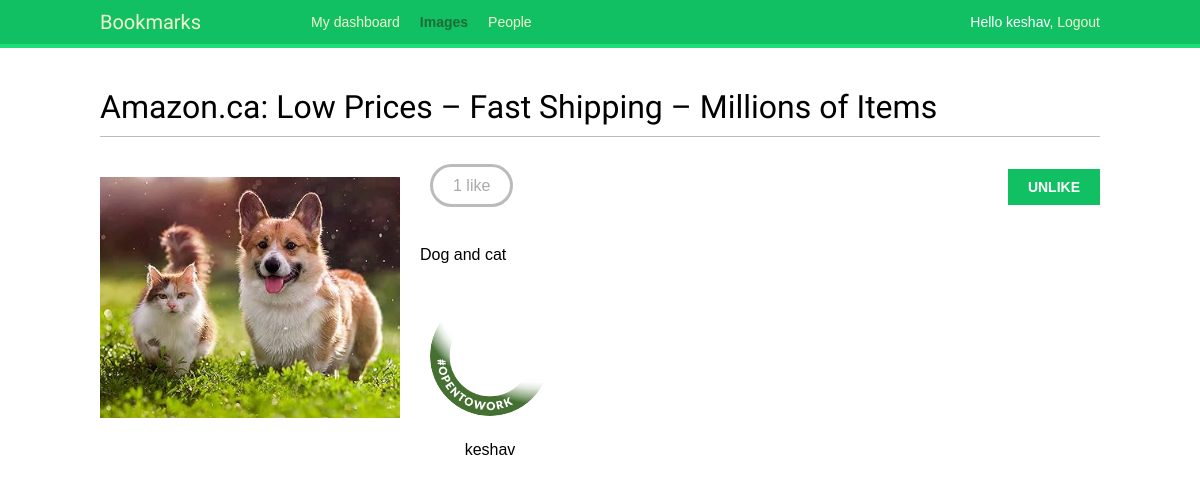
Page /images/detail/4/amazonca-low-prices-fast-shipping-millions-of-items/ (signed in) on the committed database.
### images/models.py (models this page shows, shortened)
class Image(models.Model):
    user = models.ForeignKey(settings.AUTH_USER_MODEL,
                             related_name='images_created',
                             on_delete=models.CASCADE)
    title = models.CharField(max_length=200)
    slug = models.SlugField(max_length=200,blank=True)
    url = models.URLField(max_length=2000)
    image = models.ImageField(upload_to='images/%y/%m/%d/')
    description = models.TextField(blank=True)
    created = models.DateField(auto_now_add=True)
    users_like = models.ManyToManyField(settings.AUTH_USER_MODEL, related_name='images_liked', blank=True)
    class Meta:
        indexes = [
            models.Index(fields=['-created']),
        ]
        ordering = ['-created']

### account/models.py (models this page shows, shortened)
class Profile(models.Model):
    user = models.OneToOneField(settings.AUTH_USER_MODEL,on_delete=models.CASCADE)
    date_of_birth = models.DateField(blank=True, null=True)
    photo = models.ImageField(upload_to='users/%y/%m/%d/',blank=True)

### images/views.py (the view)
# urls.py: path('detail/<int:id>/<slug:slug>/',views.image_detail, name='detail'),
def image_detail(request,id,slug):
    image = get_object_or_404(Image,id=id,slug=slug)
    return render(request, 'images/image/detail.html',{
        'section': 'images',
        'image': image
    })

### images/templates/images/image/detail.html (shortened to what this page needs)
{% extends "base.html" %}
{% block content %}
    <h1>{{ image.title }}</h1>
    {% load thumbnail %}
    <a href="{{image.image.url}}">
        <img src="{% thumbnail image.image 300x0 %}" class="image-detail">
    </a>
    {% with total_likes=image.users_like.count users_like=image.users_like.all %}
        <div class="image-info">
            <div>
                <span class="count">
                <span class="total">{{ total_likes }}</span>
                like{{ total_likes|pluralize }}
                </span>
                <a href="#" data-id="{{ image.id }}" data-action="{% if request.user in users_like %}un{% endif %}like" class="like button">
                     {% if request.user not in users_like %}
                        Like
                     {% else %}
                         Unlike
                     {% endif %}
                </a>
            </div>
            {{ image.description|linebreaks }}
        </div>
        <div class="image-likes">
            {% for user in image.users_like.all %}
                <div>
                    {% if user.profile.photo %}
                        <img src="{{ user.profile.photo.url }}">
                    {% endif %}
                    <p>{{ user.first_name }}</p>
                </div>
                {% empty %}
                    Nobody likes this image yet.
            {% endfor %}
        </div>
 {% endwith %}
{% endblock %}

### account/templates/base.html (shortened to what this page needs)
{% load static %}
<!DOCTYPE html>
<html>
    <head>
        <link href={% static 'css/base.css' %} rel='stylesheet'>
    </head>
    <body>
        <div id="header">
            <span class="logo">Bookmarks</span>
            {% if request.user.is_authenticated %}
                <ul class="menu">
                    <li {% if section == "dashboard" %}class="selected"{% endif %}>
                        <a href="{% url "dashboard" %}">My dashboard</a>
                    </li>
                    <li {% if section == "images" %}class="selected"{% endif %}>
                        <a href="{% url "images:list" %}">Images</a>
                    </li>
                    <li {% if section == "people" %}class="selected"{% endif %}>
                        <a href="#">People</a>
                    </li>
                </ul>
                    {% endif %}
            <span class="user">
                {% if request.user.is_authenticated %}
                    Hello {{ request.user.first_name|default:request.user.username }},
                    <a href="{% url "logout" %}">Logout</a>
                {% else %}
                    <a href="{% url "login" %}">Log-in</a>
                {% endif %}
            </span>
        </div>
        <div id="content">
            {% block content %}
            {% endblock %}
        </div>
    </body>
</html>

### account/static/css/base.css (style rules this page uses)
body { margin:0; padding:0; font-family:helvetica, sans-serif; }
p { line-height: 1.8; }
a { color:#12c064; text-decoration:none; }
h1, h2, h3, h4, h5 , h6 { font-family: 'Muli', sans-serif; font-weight:normal; }
h1 { border-bottom:1px solid #bbb; padding:0 0 10px 0; margin:10px 0 20px 0; }
#header { padding:10px 100px; font-size:14px; background:#12c064; color:#fff; border-bottom:4px solid #1cdf78; overflow:auto; }
#header .logo { font-family: 'Muli', sans-serif; float:left; color:#f3f7cc; font-size:20px; margin-right:10%; }
#header ul.menu { list-style:none; float:left; margin:0; padding:0; }
#header ul.menu li { float:left; padding:4px 10px; }
#header ul.menu li.selected a, #header ul.menu li.selected a:hover { color:#1b6d32; font-weight:bold; }
#header a { color:#f3f7cc; }
#header .user { float:right; padding-top:4px; }
#content { padding:30px 100px; }
input[type=submit], a.button { font-weight:bold; background:#12c064; color:#fff; padding:10px 20px; font-size:14px; text-transform:uppercase; }
.image-preview, .image-detail { max-width:300px; float:left; margin:0 20px 20px 0; }
.image-detail { margin-top:20px; }
.image-info div { padding:20px 0; overflow:auto; }
.count { color:#aaa; border:3px solid #bbb; border-radius:26px; padding:10px 20px; margin:20px 10px 0; }
a.like, a.follow { float:right; margin-top:-8px; }
.image-likes div { float:left; width:auto; padding:10px; text-align:center; }
.image-likes img { width:120px; height:120px; border-radius:50%; }

### rows in the picture
Image: title "Amazon.ca: Low Prices – Fast Shipping – Millions of Items", image (picture), description "Dog and cat"

### other values in the picture
{{ request.user.first_name|default:request.user.username }} "keshav"
{{ total_likes }} "1"
{{ user.first_name }} "keshav"
